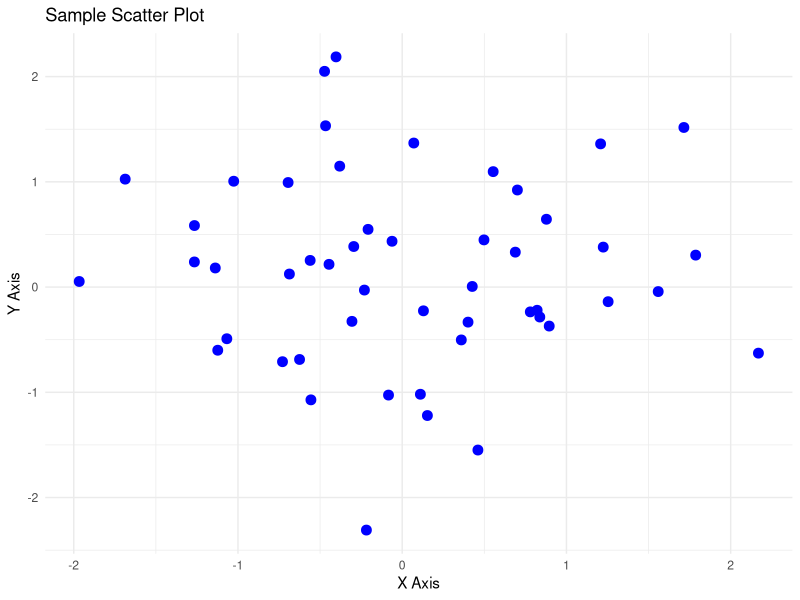

Write the R code that produced this figure.
## ---- chunk 1
library(dplyr)
library(ggplot2)
## ---- chunk 2
#| echo: false
#| fig-cap: "Air Quality"
  
# Create some sample data
set.seed(123)  # for reproducibility
data <- data.frame(
  x = rnorm(50),
  y = rnorm(50)
)

# Create basic scatter plot
plot <- ggplot(data, aes(x = x, y = y)) +
  geom_point(color = "blue", size = 3) +
  theme_minimal() +
  labs(
    title = "Sample Scatter Plot",
    x = "X Axis",
    y = "Y Axis"
  )

# Display the plot
print(plot)
